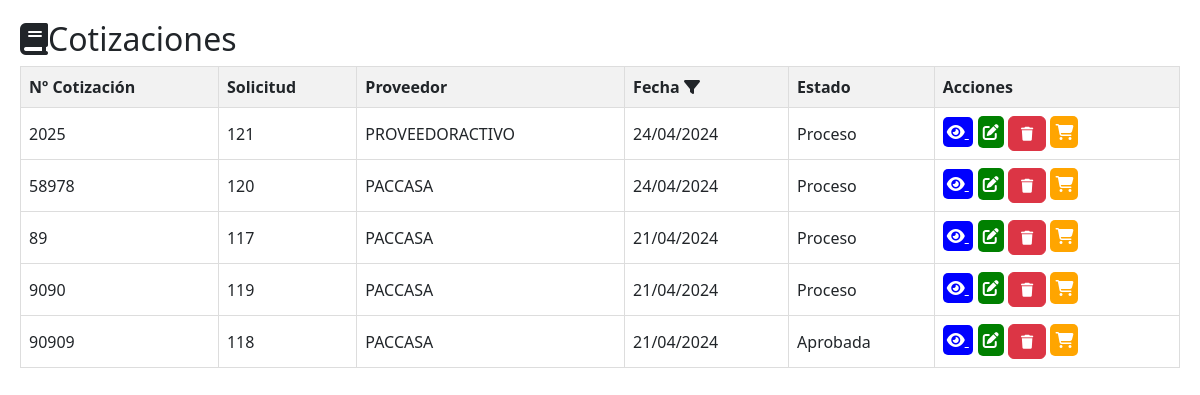
Screenshot of /cotizaciones/cotizaciones.php with the database file from the repository.
### tables this page shows
CREATE TABLE `tbl_cotizacion` (
  `ID_COTIZACION` int(11) NOT NULL AUTO_INCREMENT,
  `ID` int(11) DEFAULT NULL,
  `ID_PROVEEDOR` int(11) DEFAULT NULL,
  `NUMERO_COTIZACION` varchar(20) DEFAULT NULL,
  `DEPARTAMENTO` varchar(100) NOT NULL,
  `FECHA_COTIZACION` date DEFAULT NULL,
  `ESTADO` varchar(255) NOT NULL,
  `URL` varchar(255) NOT NULL,
  `FECHA_CREACION` timestamp NOT NULL DEFAULT current_timestamp(),
  `FECHA_MODIFICACION` timestamp NOT NULL DEFAULT current_timestamp() ON UPDATE current_timestamp(),
  `CREADO_POR` varchar(255) DEFAULT NULL,
  `MODIFICADO_POR` varchar(255) DEFAULT NULL,
  PRIMARY KEY (`ID_COTIZACION`),
  KEY `ID_PROVEEDOR` (`ID_PROVEEDOR`),
  KEY `tbl_solicitudes_tbl_cotizacion` (`ID`),
  CONSTRAINT `tbl_cotizacion_ibfk_1` FOREIGN KEY (`ID_PROVEEDOR`) REFERENCES `tbl_proveedores` (`ID_PROVEEDOR`)
);

CREATE TABLE `tbl_proveedores` (
  `ID_PROVEEDOR` int(11) NOT NULL AUTO_INCREMENT,
  `NOMBRE` varchar(100) DEFAULT NULL,
  `DIRECCION` varchar(200) DEFAULT NULL,
  `TELEFONO` varchar(20) DEFAULT NULL,
  `CORREO_ELECTRONICO` varchar(100) DEFAULT NULL,
  `FECHA_CREACION` timestamp NOT NULL DEFAULT current_timestamp(),
  `FECHA_MODIFICACION` timestamp NOT NULL DEFAULT current_timestamp() ON UPDATE current_timestamp(),
  `CREADO_POR` varchar(255) DEFAULT NULL,
  `MODIFICADO_POR` varchar(255) DEFAULT NULL,
  `id_empresa` int(11) DEFAULT NULL,
  `SERVICIO_PRESTADO` varchar(150) DEFAULT NULL,
  `RTN_EMPRESA` varchar(15) DEFAULT NULL,
  `ESTADO_PROVEEDOR` varchar(255) DEFAULT NULL,
  PRIMARY KEY (`ID_PROVEEDOR`)
);

### cotizaciones/cotizaciones.php (the view, shortened to what this page needs)
<!DOCTYPE html>
<html lang="es">
<head>
    <link rel="stylesheet" href="../css/estilos.css">
    <link href="https://cdn.jsdelivr.net/npm/bootstrap@5.3.0/dist/css/bootstrap.min.css" rel="stylesheet">
</head>
<body>
<?php
include('../conexion/conexion.php');
$headerContent = '
    <h2><i class="fas fa-book"></i>Cotizaciones</h2>
    <table class="solicitud-table">
        <tr>
            <th>Nº Cotización</th>
            <th>Solicitud</th>
            <th>Proveedor</th>
            <th>
                Fecha
                <i class="fas fa-filter filter-icon" onclick="toggleFechaFiltro()"></i>
                <input type="date" id="fecha_filtro" onchange="filtrarPorFecha()">
            </th>
            <th>Estado</th>
            <th>Acciones</th>
        </tr>
';
if (isset($_GET['fecha_filtro'])) {
    $fechaFiltro = date('Y-m-d', strtotime($_GET['fecha_filtro']));
    $sql = "SELECT DISTINCT c.NUMERO_COTIZACION, c.ID_COTIZACION, c.ID, c.ID_PROVEEDOR, p.NOMBRE as PROVEEDOR, c.FECHA_COTIZACION, c.ESTADO
            FROM tbl_cotizacion c
            INNER JOIN tbl_proveedores p ON c.ID_PROVEEDOR = p.ID_PROVEEDOR
            WHERE c.FECHA_COTIZACION = '$fechaFiltro'
            ORDER BY c.NUMERO_COTIZACION";
} else {
    $sql = "SELECT DISTINCT c.NUMERO_COTIZACION, c.ID_COTIZACION, c.ID, c.ID_PROVEEDOR, p.NOMBRE as PROVEEDOR, c.FECHA_COTIZACION, c.ESTADO
            FROM tbl_cotizacion c
            INNER JOIN tbl_proveedores p ON c.ID_PROVEEDOR = p.ID_PROVEEDOR
            ORDER BY c.NUMERO_COTIZACION";
}
$result = $conn->query($sql);
$rowsContent = '';
if ($result->num_rows > 0) {
    echo $headerContent;
    while ($row = $result->fetch_assoc()) {
        $rowsContent .= '<tr>';
        $rowsContent .= '<td>' . $row["NUMERO_COTIZACION"] . '</td>';
        $rowsContent .= '<td>' . $row["ID"] . '</td>';
        $rowsContent .= '<td>' . $row["PROVEEDOR"] . '</td>';
        $rowsContent .= '<td>' . date("d/m/Y", strtotime($row["FECHA_COTIZACION"])) . '</td>';
        $rowsContent .= '<td>' . $row["ESTADO"] . '</td>';
        $rowsContent .= '<td>
                           <a href="verCotizacion.php?id='. $row["ID_COTIZACION"] . '" style="background-color: blue; color: white; padding: 4px; border-radius: 5px; margin-right: 5px;">
                           <i class="fas fa-eye"></i>
                           </a>
                            <a href="editar_cotizacion.php?id=' . $row["ID_COTIZACION"] . '" style="background-color: green; color: white; padding: 5px; border-radius: 5px;"><i class="fas fa-edit"></i></a>
                            <button class="btn btn-danger" onclick="eliminarCotizacion(' . $row["ID_COTIZACION"] . ')" style="font-size: 14px;">
                              <i class="fas fa-trash"></i>
                            </button>
                            <a href="../cotizaciones/add_cotizaciones.php?id=' . $row["ID"] . '" style="background-color: orange; color: white; padding: 5px; border-radius: 5px;"><i class="fas fa-shopping-cart"></i></a>
                        </td>';
        $rowsContent .= '</tr>';
    }
    echo $rowsContent;
    echo '</table>';
} else {
    echo $headerContent;
    echo '<tr><td colspan="6">No se encontraron cotizaciones.</td></tr>';
    echo '</table>';
}
?>
</body>
</html>

### css/estilos.css (style rules this page uses)
body { font-family: Arial, sans-serif; margin: 0; padding: 20px; }
table { width: 100%; border-collapse: collapse; }
th, td { padding: 10px; text-align: left; border-bottom: 1px solid #ddd; }
th { background-color: #f2f2f2; }

### cotizaciones/cotizaciones.php (style rules this page uses)
.solicitud-table { border-collapse: collapse; width: 100%; }
.solicitud-table th, .solicitud-table td { border: 1px solid #ddd; padding: 8px; text-align: left; }
.filter-icon { cursor: pointer; }

### rows the page displays
tbl_cotizacion: NUMERO_COTIZACION "2025", ID "121", ID_PROVEEDOR.NOMBRE "PROVEEDORACTIVO", FECHA_COTIZACION "24/04/2024", ESTADO "Proceso"
tbl_cotizacion: NUMERO_COTIZACION "58978", ID "120", ID_PROVEEDOR.NOMBRE "PACCASA", FECHA_COTIZACION "24/04/2024", ESTADO "Proceso"
tbl_cotizacion: NUMERO_COTIZACION "89", ID "117", ID_PROVEEDOR.NOMBRE "PACCASA", FECHA_COTIZACION "21/04/2024", ESTADO "Proceso"
tbl_cotizacion: NUMERO_COTIZACION "9090", ID "119", ID_PROVEEDOR.NOMBRE "PACCASA", FECHA_COTIZACION "21/04/2024", ESTADO "Proceso"
tbl_cotizacion: NUMERO_COTIZACION "90909", ID "118", ID_PROVEEDOR.NOMBRE "PACCASA", FECHA_COTIZACION "21/04/2024", ESTADO "Aprobada"
